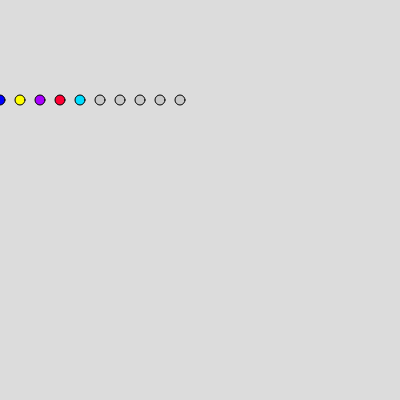
Frame 1 (no input)
Frame 60 (no input): identical to frame 1, image omitted
Frame 120 (the mouse pressed at the canvas centre since frame 60): identical to frame 1, image omitted

The p5.js sketch that drew this single still picture (run headless with seeded random() and noise() and a simulated clock; from frame 60 on, the mouse is pressed at the canvas centre):

// p5.js sketch
// ── sketch.js
let colArr = ['#0000ff','#ffff00','#aa00ff','#ff0033','#00ddff'];
function setup() {
  createCanvas(400, 400);
}

function draw() {
  background(220);
  for(i=0;i<10;i++){
    if(i<colArr.length){
      
      fill(colArr[i])
    } else {
      fill(200)
    }
    circle(i*20,100,10)
  }
}
